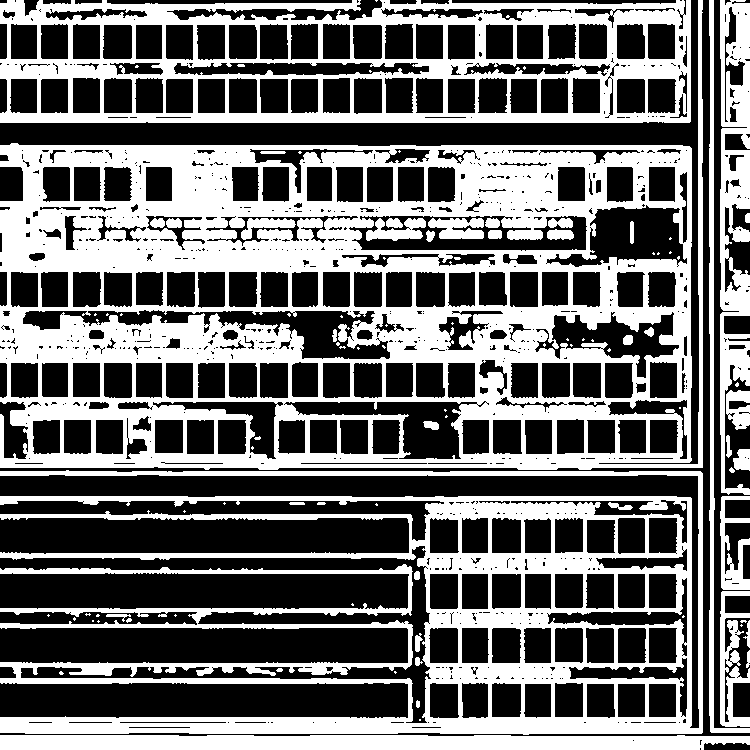
#> input picture resources/centerZone_page1.png, 750 x 750 px
$ python -i PageDetector.py   (imports and definitions only)
#> lines starting #> are read from the running program, lines starting #| are printed output that depends on the picture; after the words box and inside, x2 and y2 are one past the last pixel; in counts of white or black regions, pixels touching at a corner belong together
#!/usr/bin/env python
# coding: utf-8

"""
    Extraction.PageDetector
    ============================
    Detect page number and oritentation to extract features
    properly.

    _copyright_ = 'Copyright (c) 2017 Vm.C.', see AUTHORS for more details
    _license_ = GNU General Public License, see LICENSE for more details
"""

import numpy as np
import cv2
from matplotlib import pyplot as plt
import math
from os import listdir
from os.path import isfile, join

# Global settings ####
dx = [-1, 1, 0, 0]
dy = [0, 0, -1, 1]


# Function definition ####
# [5 lines left out: function sortSquareCenters, not called in this run]


def getSingleSquare(image_original, corner, iterations=1):
    ret3, th3 = cv2.threshold(image_original, 0, 255, cv2.THRESH_BINARY_INV + cv2.THRESH_OTSU)

    se = cv2.getStructuringElement(cv2.MORPH_ELLIPSE, (3, 3))
    thIMor = cv2.morphologyEx(th3, cv2.MORPH_CLOSE, se)
    maxShape = max(image_original.shape)

    k_left = int(round(5 * maxShape / 900))  # componentes >= 4
    k_right = int(round(80 * maxShape / 900))  # componentes < 4

    while k_left + +1 < k_right:
        k = (k_left + k_right) // 2
        onlySquares = cv2.erode(thIMor, cv2.getStructuringElement(cv2.MORPH_RECT, (k, k)), iterations=1)
        onlySquares = cv2.dilate(onlySquares, cv2.getStructuringElement(cv2.MORPH_RECT, (k, k)), iterations=1)
        # Connected compoent labling
        stats = cv2.connectedComponentsWithStats(onlySquares, connectivity=4)
        # print('with ', k, ' we got: ', stats[0])
        if stats[0] >= 2:
            k_left = k
        else:
            k_right = k

        # [5 lines of commented-out code are left out]
    thIMor = cv2.erode(thIMor, cv2.getStructuringElement(cv2.MORPH_RECT, (k_left, k_left)), iterations=1)
    thIMor = cv2.dilate(thIMor, cv2.getStructuringElement(cv2.MORPH_RECT, (k_left, k_left)), iterations=1)
    # Connected component labling
    stats = cv2.connectedComponentsWithStats(thIMor, connectivity=4)
    num_labels = stats[0]
    # print('num labels:', num_labels)
    if num_labels != 2:
        return None

    labels = stats[1]
    labelStats = stats[2]
    centroides = stats[3]
    c = int(round(centroides[1][1])), int(round(centroides[1][0]))
    W = labelStats[1, cv2.CC_STAT_WIDTH]
    H = labelStats[1, cv2.CC_STAT_HEIGHT]
    Top = labelStats[1, cv2.CC_STAT_TOP]
    Left = labelStats[1, cv2.CC_STAT_LEFT]
    corners = []
    corners.append([Top + H, Left + W])
    corners.append([Top, Left + W])
    corners.append([Top + H, Left])
    corners.append([Top, Left])
    # [9 lines of commented-out code are left out]
    return k_left, [corners[corner][0], corners[corner][1]]
    # [10 lines of commented-out code are left out]


def getSquares_newAlgorithm(image_original):
    rows, cols = image_original.shape
    A = getSingleSquare(image_original[:rows // 2, : cols // 2], 0, iterations=2)
    B = getSingleSquare(image_original[rows // 2:, : cols // 2], 1, iterations=2)
    X = getSingleSquare(image_original[:rows // 2, cols // 2:], 2, iterations=2)
    Y = getSingleSquare(image_original[rows // 2:, cols // 2:], 3, iterations=2)

    if A is None or B is None or X is None or Y is None:
        return None
    P = [A[0], B[0], X[0], Y[0]]
    print('P: ', P)
    k = max(P)
    L = k
    A = A[1]
    B = B[1][0] + rows // 2, B[1][1]
    X = X[1][0], X[1][1] + cols // 2
    Y = Y[1][0] + rows // 2, Y[1][1] + cols // 2

    cA = A[0] - L, A[1] - L
    cB = B[0] + L, B[1] - L
    cX = X[0] - L, X[1] + L
    cY = Y[0] + L, Y[1] + L

    cA = cA[1], cA[0]
    cB = cB[1], cB[0]
    cX = cX[1], cX[0]
    cY = cY[1], cY[0]
    centers = [cA, cB, cX, cY]
    centers = sortSquareCenters(centers)
    # print(centers)
    # plt.imshow(image_original, 'gray')
    # plt.show()
    return centers,k


def getSquares(image_original):
    """Detecta la orientación de la imagen y la orienta.
    Args:
        image_original: Original image.
    Returns:
        cosl: ....
    """
    # [65 lines of commented-out code are left out]

    center_of_squares,var = getSquares_newAlgorithm(image_original)
    # [8 lines of commented-out code are left out]
    return center_of_squares,var


# [64 lines left out: functions enderezarImagen, getCenterZone, getPercentMatched, not called in this run]


def percentPage1Normal(centerZone):
    centerZone_Base = cv2.imread('resources/centerZone_page1.png', 0)
    return getPercentMatched(centerZone_Base, centerZone)


def percentPage2Normal(centerZone):
    centerZone_Base = cv2.imread('resources/centerZone_page2.png', 0)
    return getPercentMatched(centerZone_Base, centerZone)


def percentPage3Normal(centerZone):
    centerZone_Base = cv2.imread('resources/centerZone_page3.png', 0)
    return getPercentMatched(centerZone_Base, centerZone)


def percentPage4Normal(centerZone):
    centerZone_Base = cv2.imread('resources/centerZone_page4.png', 0)
    return getPercentMatched(centerZone_Base, centerZone)


def percentPage1Inversa(centerZone):
    centerZone_Base = cv2.imread('resources/centerZone_page1inv.png', 0)
    return getPercentMatched(centerZone_Base, centerZone)


def percentPage2Inversa(centerZone):
    centerZone_Base = cv2.imread('resources/centerZone_page2inv.png', 0)
    return getPercentMatched(centerZone_Base, centerZone)


def percentPage3Inversa(centerZone):
    centerZone_Base = cv2.imread('resources/centerZone_page3inv.png', 0)
    return getPercentMatched(centerZone_Base, centerZone)


def percentPage4Inversa(centerZone):
    centerZone_Base = cv2.imread('resources/centerZone_page4inv.png', 0)
    return getPercentMatched(centerZone_Base, centerZone)


def detectPage(img):
    """Detecta el número de la página.
    Args:
        img: Imagen orientada.
    Returns:
        _: Rotated image.
    """
    squaresCenters, L_edge_square = getSquares(img)
    print('Second squares: ', squaresCenters)
    if len(squaresCenters) != 4:
        raise Exception('There is no 4 centers')
    TL_0 = squaresCenters[0]
    BR_0 = squaresCenters[0][0] + L_edge_square, squaresCenters[0][1] + L_edge_square

    TL_3 = squaresCenters[3][0] - L_edge_square, squaresCenters[3][1] - L_edge_square
    BR_3 = squaresCenters[3]

    colsToAddLeft = max(0, -TL_0[0])
    colsToAddRight = max(0, BR_3[0] - img.shape[1])

    rowsToAddTop = max(0, -TL_0[1])
    rowsToAddBottom = max(0, BR_3[1] - img.shape[0])

    completeImage = np.append(np.full((img.shape[0], colsToAddLeft), 255, dtype=img.dtype), img, axis=1)
    #print('shape after adding: ', colsToAddLeft, ' cols to left ', completeImage.shape)
    completeImage = np.append(completeImage, np.full((img.shape[0], colsToAddRight), 255, dtype=img.dtype), axis=1)
    #print('shape after adding: ', colsToAddRight, ' cols to right  ', completeImage.shape)

    completeImage = np.append(np.full((rowsToAddTop, completeImage.shape[1]), 255, dtype=img.dtype), completeImage,
                              axis=0)
    #print('shape after adding: ', rowsToAddTop, ' rows to top  ', completeImage.shape)

    completeImage = np.append(completeImage, np.full((rowsToAddBottom, completeImage.shape[1]), 255, dtype=img.dtype),
                              axis=0)

    img = completeImage.copy()

    sq0 = squaresCenters[0][0] + colsToAddLeft, squaresCenters[0][1] + rowsToAddTop
    sq1 = squaresCenters[1][0] + colsToAddLeft, squaresCenters[1][1] + rowsToAddTop
    sq2 = squaresCenters[2][0] + colsToAddLeft, squaresCenters[2][1] + rowsToAddTop
    sq3 = squaresCenters[3][0] + colsToAddLeft, squaresCenters[3][1] + rowsToAddTop

    squaresCenters = [sq0, sq1, sq2, sq3]
    print('shape after adding: ', rowsToAddBottom, ' rows to bottom  ', completeImage.shape)
    # supuestamente esta horizontal
    distCols = squaresCenters[3][1] - squaresCenters[0][1]
    distRows = squaresCenters[3][0] - squaresCenters[0][0]

    print('Ratio: ', (distRows / distCols))
    sumX = 0
    sumY = 0
    for sqCenters in squaresCenters:
        sumX += sqCenters[0]
        sumY += sqCenters[1]

    delta = distRows // 4
    center = (sumX // 4, sumY // 4)

    centerZone = getCenterZone(img, center, delta)

    detectors = []
    percent = []
    page = []
    detectors.append(percentPage1Normal)
    page.append((1, 0))
    detectors.append(percentPage2Normal)
    page.append((2, 0))
    detectors.append(percentPage3Normal)
    page.append((3, 0))
    detectors.append(percentPage4Normal)
    page.append((4, 0))

    detectors.append(percentPage1Inversa)
    page.append((1, 1))
    detectors.append(percentPage2Inversa)
    page.append((2, 1))
    detectors.append(percentPage3Inversa)
    page.append((3, 1))
    detectors.append(percentPage4Inversa)
    page.append((4, 1))

    for detector in detectors:
        percent.append(detector(centerZone))
    print('Percents: ', percent)
    max_indx, max_value = max(enumerate(percent), key=lambda p: p[1])
    newImage = img[squaresCenters[0][1]:squaresCenters[3][1], squaresCenters[0][0]:squaresCenters[3][0]]
    return (newImage, page[max_indx])

# [52 lines not run here, left out]

>>> import cv2
>>> picture = cv2.imread('../resources/centerZone_page1.png', cv2.IMREAD_GRAYSCALE)
#> picture: shape (750, 750); 42.8% white; 97 white regions (54 under 20 px), largest, box (x1, y1, x2, y2) and area: (0, 0, 703, 470) 115823, (0, 470, 703, 735) 57483, (0, 0, 691, 123) 35232
>>> result = detectPage(picture)
#> in getSingleSquare, `ret3, th3 = cv2.threshold(image_original, 0, 255, cv2.THRESH_BINARY_IN..`:
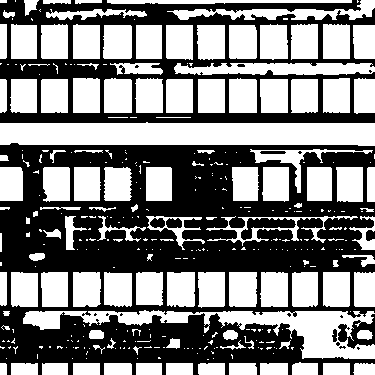
#> th3: shape (375, 375); 50.6% white; 21 black regions (11 under 20 px), largest, box (x1, y1, x2, y2) and area: (0, 143, 375, 375) 49997, (0, 0, 375, 123) 17806, (338, 314, 375, 349) 605
#> in getSingleSquare, `ret3, th3 = cv2.threshold(image_original, 0, 255, cv2.THRESH_BINARY_IN..`: ret3 = 0
#> in getSingleSquare, `thIMor = cv2.morphologyEx(th3, cv2.MORPH_CLOSE, se)`: thIMor: shape (375, 375); 50.6% white; 22 black regions (12 under 20 px), largest, box (x1, y1, x2, y2) and area: (0, 143, 375, 375) 49971, (0, 0, 375, 123) 17800, (338, 314, 375, 349) 603
#> after the loop in getSingleSquare, `while k_left + +1 < k_right:`: onlySquares: shape (375, 375); 2% white; 4 white regions, box (x1, y1, x2, y2) and area: (0, 168, 23, 202) 781, (355, 80, 375, 114) 680, (355, 26, 375, 60) 679, (355, 274, 375, 308) 679
#> in getSingleSquare, `thIMor = cv2.erode(thIMor, cv2.getStructuringElement(cv2.MORPH_RECT, (..`: thIMor: shape (375, 375); 0.04% white; 4 white regions (3 under 20 px), largest, box (x1, y1, x2, y2) and area: (0, 183, 7, 186) 20
#> in getSingleSquare, `num_labels = stats[0]`: num_labels = 5
#> call 2 of getSingleSquare, with corner = 1, iterations = 2
#> in getSingleSquare (call 2), `ret3, th3 = cv2.threshold(image_original, 0, 255, cv2.THRESH_BINARY_IN..`: th3: shape (375, 375); 68.5% white; 29 black regions (14 under 20 px), largest, box (x1, y1, x2, y2) and area: (0, 0, 375, 95) 14470, (0, 341, 375, 359) 6005, (0, 360, 375, 375) 5541
#> in getSingleSquare (call 2), `thIMor = cv2.morphologyEx(th3, cv2.MORPH_CLOSE, se)`: thIMor: shape (375, 375); 68.6% white; 28 black regions (13 under 20 px), largest, box (x1, y1, x2, y2) and area: (0, 0, 375, 95) 14467, (0, 341, 375, 359) 6005, (0, 360, 375, 375) 5541
#> after the loop in getSingleSquare (call 2), `while k_left + +1 < k_right:`:
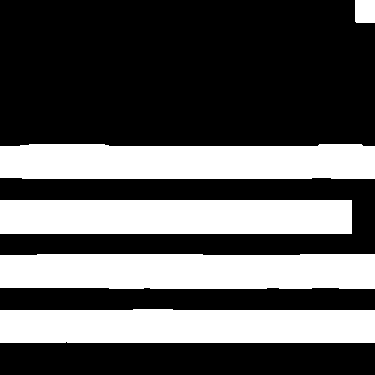
#> onlySquares: shape (375, 375); 35.7% white; 5 white regions, box (x1, y1, x2, y2) and area: (0, 254, 375, 289) 12837, (0, 144, 375, 179) 12587, (0, 309, 375, 343) 12414, (0, 200, 352, 234) 11968, (355, 0, 375, 23) 459
#> in getSingleSquare (call 2), `thIMor = cv2.erode(thIMor, cv2.getStructuringElement(cv2.MORPH_RECT, (..`: thIMor: shape (375, 375); 2.6% white; 5 white regions, box (x1, y1, x2, y2) and area: (0, 269, 375, 273) 1058, (0, 215, 336, 218) 1008, (0, 159, 375, 163) 792, (0, 324, 375, 327) 727, (370, 0, 375, 7) 34
#> in getSingleSquare (call 2), `num_labels = stats[0]`: num_labels = 6
#> call 3 of getSingleSquare, with corner = 2, iterations = 2
#> in getSingleSquare (call 3), `ret3, th3 = cv2.threshold(image_original, 0, 255, cv2.THRESH_BINARY_IN..`:
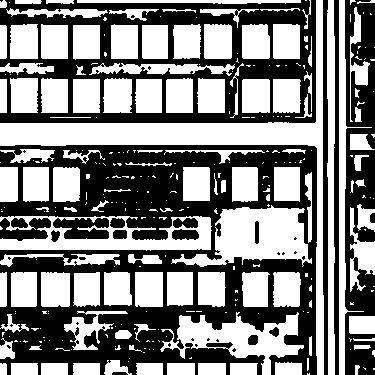
#> th3: shape (375, 375); 51.6% white; 38 black regions (20 under 20 px), largest, box (x1, y1, x2, y2) and area: (0, 145, 317, 375) 36550, (0, 0, 316, 123) 17426, (345, 0, 375, 375) 7711
#> in getSingleSquare (call 3), `thIMor = cv2.morphologyEx(th3, cv2.MORPH_CLOSE, se)`: thIMor: shape (375, 375); 51.7% white; 38 black regions (20 under 20 px), largest, box (x1, y1, x2, y2) and area: (0, 145, 317, 375) 36514, (0, 0, 316, 123) 17406, (345, 0, 375, 375) 7691
#> after the loop in getSingleSquare (call 3), `while k_left + +1 < k_right:`: onlySquares: shape (375, 375); 2.7% white; 3 white regions, box (x1, y1, x2, y2) and area: (222, 211, 256, 258) 1593, (260, 210, 295, 253) 1505, (0, 168, 19, 203) 663
#> in getSingleSquare (call 3), `thIMor = cv2.erode(thIMor, cv2.getStructuringElement(cv2.MORPH_RECT, (..`:
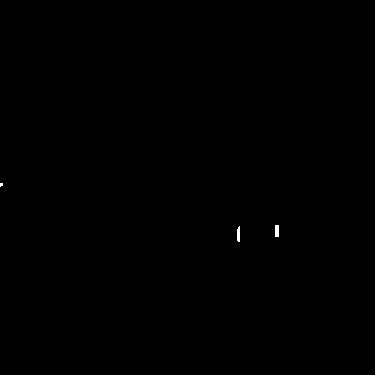
#> thIMor: shape (375, 375); 0.07% white; 3 white regions (1 under 20 px), largest, box (x1, y1, x2, y2) and area: (275, 225, 279, 237) 48, (237, 226, 240, 242) 43
#> in getSingleSquare (call 3), `num_labels = stats[0]`: num_labels = 4
#> call 4 of getSingleSquare, with corner = 3, iterations = 2
#> in getSingleSquare (call 4), `ret3, th3 = cv2.threshold(image_original, 0, 255, cv2.THRESH_BINARY_IN..`:
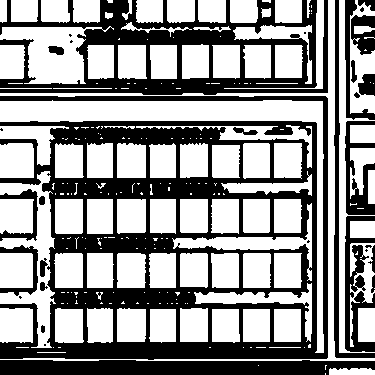
#> th3: shape (375, 375); 58.3% white; 32 black regions (10 under 20 px), largest, box (x1, y1, x2, y2) and area: (0, 96, 328, 360) 32432, (0, 0, 328, 95) 12458, (0, 360, 375, 375) 5045
#> in getSingleSquare (call 4), `thIMor = cv2.morphologyEx(th3, cv2.MORPH_CLOSE, se)`: thIMor: shape (375, 375); 58.3% white; 33 black regions (8 under 20 px), largest, box (x1, y1, x2, y2) and area: (0, 96, 328, 360) 32417, (0, 0, 328, 95) 12444, (0, 360, 375, 375) 5045
#> after the loop in getSingleSquare (call 4), `while k_left + +1 < k_right:`:
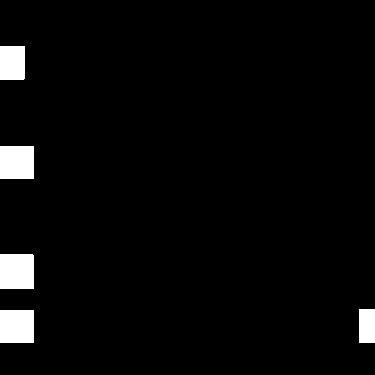
#> onlySquares: shape (375, 375); 3.4% white; 5 white regions, box (x1, y1, x2, y2) and area: (0, 254, 34, 289) 1189, (0, 146, 34, 179) 1122, (0, 310, 34, 343) 1122, (0, 46, 25, 80) 849, (359, 309, 375, 343) 544
#> in getSingleSquare (call 4), `thIMor = cv2.erode(thIMor, cv2.getStructuringElement(cv2.MORPH_RECT, (..`:
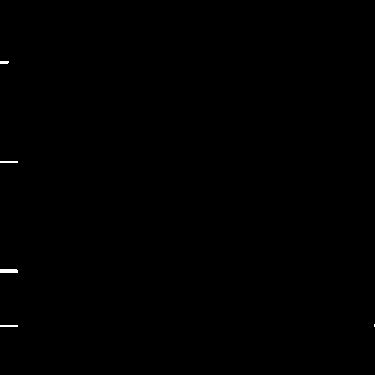
#> thIMor: shape (375, 375); 0.12% white; 5 white regions (1 under 20 px), largest, box (x1, y1, x2, y2) and area: (0, 269, 18, 273) 71, (0, 161, 18, 163) 36, (0, 325, 18, 327) 36, (0, 61, 9, 64) 26
#> in getSingleSquare (call 4), `num_labels = stats[0]`: num_labels = 6
#> (the run stopped early here; a loop or call above may not have finished)
